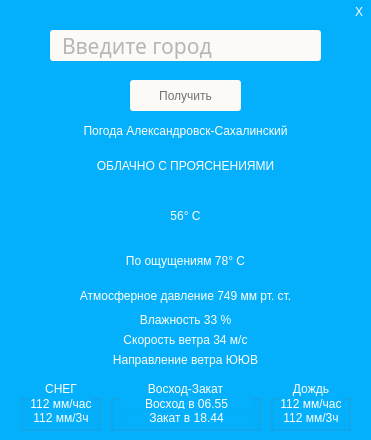
<?xml version="1.0" encoding="UTF-8"?>
<ui version="4.0">
 <class>weather_form</class>
 <widget class="QWidget" name="weather_form">
  <property name="geometry">
   <rect>
    <x>0</x>
    <y>0</y>
    <width>371</width>
    <height>440</height>
   </rect>
  </property>
  <property name="tabletTracking">
   <bool>true</bool>
  </property>
  <property name="focusPolicy">
   <enum>Qt::ClickFocus</enum>
  </property>
  <property name="windowTitle">
   <string>Form</string>
  </property>
  <property name="windowIcon">
   <iconset>
    <normaloff>../76818-forecasting-material-rain-shower-weather-icon.png</normaloff>../76818-forecasting-material-rain-shower-weather-icon.png</iconset>
  </property>
  <property name="windowOpacity">
   <double>1.000000000000000</double>
  </property>
  <property name="layoutDirection">
   <enum>Qt::LeftToRight</enum>
  </property>
  <property name="styleSheet">
   <string notr="true">QWidget {
	background-color:#04B0FB;
}</string>
  </property>
  <widget class="QLineEdit" name="inputCity">
   <property name="geometry">
    <rect>
     <x>50</x>
     <y>30</y>
     <width>271</width>
     <height>31</height>
    </rect>
   </property>
   <property name="font">
    <font>
     <family>Gotham Pro</family>
     <pointsize>16</pointsize>
     <weight>50</weight>
     <italic>false</italic>
     <bold>false</bold>
     <kerning>true</kerning>
    </font>
   </property>
   <property name="focusPolicy">
    <enum>Qt::ClickFocus</enum>
   </property>
   <property name="acceptDrops">
    <bool>false</bool>
   </property>
   <property name="styleSheet">
    <string notr="true">QLineEdit {
	background-color: /*#B8CCD5*/#FCFAF7;
	/*border: 1px solid rgb(0, 85, 255);*/
	border-radius: 3px;
	color: #727173;
	font: 16pt &quot;Gotham Pro&quot;;
	padding-left: 10px;
	padding-right: 10px;
}

QLineEdit:focus {
	border: 1px solid #727173;
}</string>
   </property>
   <property name="inputMethodHints">
    <set>Qt::ImhNone</set>
   </property>
   <property name="inputMask">
    <string/>
   </property>
   <property name="frame">
    <bool>true</bool>
   </property>
   <property name="echoMode">
    <enum>QLineEdit::Normal</enum>
   </property>
   <property name="dragEnabled">
    <bool>false</bool>
   </property>
   <property name="readOnly">
    <bool>false</bool>
   </property>
   <property name="placeholderText">
    <string>Введите город</string>
   </property>
   <property name="cursorMoveStyle">
    <enum>Qt::LogicalMoveStyle</enum>
   </property>
   <property name="clearButtonEnabled">
    <bool>false</bool>
   </property>
  </widget>
  <widget class="QPushButton" name="buttonGet">
   <property name="geometry">
    <rect>
     <x>130</x>
     <y>80</y>
     <width>111</width>
     <height>31</height>
    </rect>
   </property>
   <property name="focusPolicy">
    <enum>Qt::ClickFocus</enum>
   </property>
   <property name="contextMenuPolicy">
    <enum>Qt::NoContextMenu</enum>
   </property>
   <property name="autoFillBackground">
    <bool>false</bool>
   </property>
   <property name="styleSheet">
    <string notr="true">QPushButton {
	background-color: /*#B8CCD5*/#FCFAF7;
	border-radius: 3px;
	color: #727173;
	font: 12pt &quot;Gotham Pro&quot;;
	padding-left: 6px;
	padding-right: 6px;
}

QPushButton:pressed {
	border: 1px solid #727173;
}</string>
   </property>
   <property name="inputMethodHints">
    <set>Qt::ImhNone</set>
   </property>
   <property name="text">
    <string>Получить</string>
   </property>
   <property name="checkable">
    <bool>false</bool>
   </property>
   <property name="autoRepeat">
    <bool>false</bool>
   </property>
   <property name="autoExclusive">
    <bool>false</bool>
   </property>
   <property name="autoRepeatDelay">
    <number>304</number>
   </property>
  </widget>
  <widget class="QLabel" name="text_weather_in_city">
   <property name="geometry">
    <rect>
     <x>10</x>
     <y>120</y>
     <width>351</width>
     <height>21</height>
    </rect>
   </property>
   <property name="styleSheet">
    <string notr="true">QLabel {
	color: white;
	font: 12pt &quot;Gotham Pro Narrow&quot;;
}
</string>
   </property>
   <property name="frameShape">
    <enum>QFrame::NoFrame</enum>
   </property>
   <property name="frameShadow">
    <enum>QFrame::Plain</enum>
   </property>
   <property name="text">
    <string>Погода Александровск-Сахалинский</string>
   </property>
   <property name="textFormat">
    <enum>Qt::AutoText</enum>
   </property>
   <property name="scaledContents">
    <bool>false</bool>
   </property>
   <property name="alignment">
    <set>Qt::AlignCenter</set>
   </property>
   <property name="wordWrap">
    <bool>false</bool>
   </property>
  </widget>
  <widget class="QLabel" name="text_temp">
   <property name="geometry">
    <rect>
     <x>10</x>
     <y>190</y>
     <width>351</width>
     <height>51</height>
    </rect>
   </property>
   <property name="styleSheet">
    <string notr="true">QLabel {
	color: white;
	font: 44pt &quot;Gotham Pro Narrow&quot;;
}
</string>
   </property>
   <property name="frameShape">
    <enum>QFrame::NoFrame</enum>
   </property>
   <property name="frameShadow">
    <enum>QFrame::Plain</enum>
   </property>
   <property name="text">
    <string>56° C</string>
   </property>
   <property name="textFormat">
    <enum>Qt::AutoText</enum>
   </property>
   <property name="scaledContents">
    <bool>false</bool>
   </property>
   <property name="alignment">
    <set>Qt::AlignCenter</set>
   </property>
   <property name="wordWrap">
    <bool>false</bool>
   </property>
  </widget>
  <widget class="QLabel" name="text_description">
   <property name="geometry">
    <rect>
     <x>10</x>
     <y>140</y>
     <width>351</width>
     <height>51</height>
    </rect>
   </property>
   <property name="styleSheet">
    <string notr="true">QLabel {
	color: white;
	font: 25px &quot;Gotham Pro Narrow&quot;;
}
</string>
   </property>
   <property name="frameShape">
    <enum>QFrame::NoFrame</enum>
   </property>
   <property name="frameShadow">
    <enum>QFrame::Plain</enum>
   </property>
   <property name="text">
    <string>ОБЛАЧНО С ПРОЯСНЕНИЯМИ</string>
   </property>
   <property name="textFormat">
    <enum>Qt::AutoText</enum>
   </property>
   <property name="scaledContents">
    <bool>false</bool>
   </property>
   <property name="alignment">
    <set>Qt::AlignCenter</set>
   </property>
   <property name="wordWrap">
    <bool>false</bool>
   </property>
  </widget>
  <widget class="QLabel" name="text_temp_likes">
   <property name="geometry">
    <rect>
     <x>10</x>
     <y>240</y>
     <width>351</width>
     <height>41</height>
    </rect>
   </property>
   <property name="styleSheet">
    <string notr="true">QLabel {
	color: white;
	font: 24pt &quot;Gotham Pro Narrow&quot;;
}
</string>
   </property>
   <property name="frameShape">
    <enum>QFrame::NoFrame</enum>
   </property>
   <property name="frameShadow">
    <enum>QFrame::Plain</enum>
   </property>
   <property name="text">
    <string>По ощущениям 78° C</string>
   </property>
   <property name="textFormat">
    <enum>Qt::AutoText</enum>
   </property>
   <property name="scaledContents">
    <bool>false</bool>
   </property>
   <property name="alignment">
    <set>Qt::AlignCenter</set>
   </property>
   <property name="wordWrap">
    <bool>false</bool>
   </property>
  </widget>
  <widget class="QLabel" name="text_pressure">
   <property name="geometry">
    <rect>
     <x>10</x>
     <y>280</y>
     <width>351</width>
     <height>31</height>
    </rect>
   </property>
   <property name="styleSheet">
    <string notr="true">QLabel {
	color: white;
	font: 12pt &quot;Gotham Pro Narrow&quot;;
}
</string>
   </property>
   <property name="frameShape">
    <enum>QFrame::NoFrame</enum>
   </property>
   <property name="frameShadow">
    <enum>QFrame::Plain</enum>
   </property>
   <property name="text">
    <string>Атмосферное давление 749 мм рт. ст.</string>
   </property>
   <property name="textFormat">
    <enum>Qt::AutoText</enum>
   </property>
   <property name="scaledContents">
    <bool>false</bool>
   </property>
   <property name="alignment">
    <set>Qt::AlignCenter</set>
   </property>
   <property name="wordWrap">
    <bool>false</bool>
   </property>
  </widget>
  <widget class="QLabel" name="text_humidity">
   <property name="geometry">
    <rect>
     <x>10</x>
     <y>310</y>
     <width>351</width>
     <height>20</height>
    </rect>
   </property>
   <property name="styleSheet">
    <string notr="true">QLabel {
	color: white;
	font: 12pt &quot;Gotham Pro Narrow&quot;;
}
</string>
   </property>
   <property name="frameShape">
    <enum>QFrame::NoFrame</enum>
   </property>
   <property name="frameShadow">
    <enum>QFrame::Plain</enum>
   </property>
   <property name="text">
    <string>Влажность 33 %</string>
   </property>
   <property name="textFormat">
    <enum>Qt::AutoText</enum>
   </property>
   <property name="scaledContents">
    <bool>false</bool>
   </property>
   <property name="alignment">
    <set>Qt::AlignCenter</set>
   </property>
   <property name="wordWrap">
    <bool>false</bool>
   </property>
  </widget>
  <widget class="QLabel" name="text_speed_wind">
   <property name="geometry">
    <rect>
     <x>10</x>
     <y>330</y>
     <width>351</width>
     <height>20</height>
    </rect>
   </property>
   <property name="styleSheet">
    <string notr="true">QLabel {
	color: white;
	font: 12pt &quot;Gotham Pro Narrow&quot;;
}
</string>
   </property>
   <property name="frameShape">
    <enum>QFrame::NoFrame</enum>
   </property>
   <property name="frameShadow">
    <enum>QFrame::Plain</enum>
   </property>
   <property name="text">
    <string>Скорость ветра 34 м/с</string>
   </property>
   <property name="textFormat">
    <enum>Qt::AutoText</enum>
   </property>
   <property name="scaledContents">
    <bool>false</bool>
   </property>
   <property name="alignment">
    <set>Qt::AlignCenter</set>
   </property>
   <property name="wordWrap">
    <bool>false</bool>
   </property>
  </widget>
  <widget class="QLabel" name="text_direction_wind">
   <property name="geometry">
    <rect>
     <x>10</x>
     <y>350</y>
     <width>351</width>
     <height>20</height>
    </rect>
   </property>
   <property name="styleSheet">
    <string notr="true">QLabel {
	color: white;
	font: 12pt &quot;Gotham Pro Narrow&quot;;
}
</string>
   </property>
   <property name="frameShape">
    <enum>QFrame::NoFrame</enum>
   </property>
   <property name="frameShadow">
    <enum>QFrame::Plain</enum>
   </property>
   <property name="text">
    <string>Направление ветра ЮЮВ</string>
   </property>
   <property name="textFormat">
    <enum>Qt::AutoText</enum>
   </property>
   <property name="scaledContents">
    <bool>false</bool>
   </property>
   <property name="alignment">
    <set>Qt::AlignCenter</set>
   </property>
   <property name="wordWrap">
    <bool>false</bool>
   </property>
  </widget>
  <widget class="QGroupBox" name="block_snow">
   <property name="geometry">
    <rect>
     <x>20</x>
     <y>380</y>
     <width>81</width>
     <height>51</height>
    </rect>
   </property>
   <property name="styleSheet">
    <string notr="true">QGroupBox {
	color:white;
	font: 14px &quot;Gotham Pro Medium&quot;;
}</string>
   </property>
   <property name="title">
    <string>СНЕГ</string>
   </property>
   <property name="alignment">
    <set>Qt::AlignCenter</set>
   </property>
   <widget class="QLabel" name="text_snow_hour">
    <property name="geometry">
     <rect>
      <x>10</x>
      <y>18</y>
      <width>62</width>
      <height>11</height>
     </rect>
    </property>
    <property name="styleSheet">
     <string notr="true">QLabel {
	color: white;
	font: 10pt &quot;Gotham Pro Narrow&quot;;
}
</string>
    </property>
    <property name="frameShape">
     <enum>QFrame::NoFrame</enum>
    </property>
    <property name="frameShadow">
     <enum>QFrame::Plain</enum>
    </property>
    <property name="text">
     <string>112 мм/час</string>
    </property>
    <property name="textFormat">
     <enum>Qt::AutoText</enum>
    </property>
    <property name="scaledContents">
     <bool>false</bool>
    </property>
    <property name="alignment">
     <set>Qt::AlignCenter</set>
    </property>
    <property name="wordWrap">
     <bool>false</bool>
    </property>
   </widget>
   <widget class="QLabel" name="text_snow_3_hour">
    <property name="geometry">
     <rect>
      <x>10</x>
      <y>32</y>
      <width>62</width>
      <height>11</height>
     </rect>
    </property>
    <property name="styleSheet">
     <string notr="true">QLabel {
	color: white;
	font: 10pt &quot;Gotham Pro Narrow&quot;;
}
</string>
    </property>
    <property name="frameShape">
     <enum>QFrame::NoFrame</enum>
    </property>
    <property name="frameShadow">
     <enum>QFrame::Plain</enum>
    </property>
    <property name="text">
     <string>112 мм/3ч</string>
    </property>
    <property name="textFormat">
     <enum>Qt::AutoText</enum>
    </property>
    <property name="scaledContents">
     <bool>false</bool>
    </property>
    <property name="alignment">
     <set>Qt::AlignCenter</set>
    </property>
    <property name="wordWrap">
     <bool>false</bool>
    </property>
   </widget>
  </widget>
  <widget class="QGroupBox" name="groupBox_2">
   <property name="geometry">
    <rect>
     <x>270</x>
     <y>380</y>
     <width>81</width>
     <height>51</height>
    </rect>
   </property>
   <property name="styleSheet">
    <string notr="true">QGroupBox {
	color:white;
	font: 14px &quot;Gotham Pro Medium&quot;;
}</string>
   </property>
   <property name="title">
    <string>Дождь</string>
   </property>
   <property name="alignment">
    <set>Qt::AlignCenter</set>
   </property>
   <widget class="QLabel" name="text_rain_hour">
    <property name="geometry">
     <rect>
      <x>10</x>
      <y>18</y>
      <width>62</width>
      <height>11</height>
     </rect>
    </property>
    <property name="styleSheet">
     <string notr="true">QLabel {
	color: white;
	font: 10pt &quot;Gotham Pro Narrow&quot;;
}
</string>
    </property>
    <property name="frameShape">
     <enum>QFrame::NoFrame</enum>
    </property>
    <property name="frameShadow">
     <enum>QFrame::Plain</enum>
    </property>
    <property name="text">
     <string>112 мм/час</string>
    </property>
    <property name="textFormat">
     <enum>Qt::AutoText</enum>
    </property>
    <property name="scaledContents">
     <bool>false</bool>
    </property>
    <property name="alignment">
     <set>Qt::AlignCenter</set>
    </property>
    <property name="wordWrap">
     <bool>false</bool>
    </property>
   </widget>
   <widget class="QLabel" name="text_rain_3_hour">
    <property name="geometry">
     <rect>
      <x>10</x>
      <y>32</y>
      <width>62</width>
      <height>11</height>
     </rect>
    </property>
    <property name="styleSheet">
     <string notr="true">QLabel {
	color: white;
	font: 10pt &quot;Gotham Pro Narrow&quot;;
}
</string>
    </property>
    <property name="frameShape">
     <enum>QFrame::NoFrame</enum>
    </property>
    <property name="frameShadow">
     <enum>QFrame::Plain</enum>
    </property>
    <property name="text">
     <string>112 мм/3ч</string>
    </property>
    <property name="textFormat">
     <enum>Qt::AutoText</enum>
    </property>
    <property name="scaledContents">
     <bool>false</bool>
    </property>
    <property name="alignment">
     <set>Qt::AlignCenter</set>
    </property>
    <property name="wordWrap">
     <bool>false</bool>
    </property>
   </widget>
  </widget>
  <widget class="QGroupBox" name="block_sunrise_and_sunset">
   <property name="geometry">
    <rect>
     <x>110</x>
     <y>380</y>
     <width>151</width>
     <height>51</height>
    </rect>
   </property>
   <property name="styleSheet">
    <string notr="true">QGroupBox {
	color:white;
	font: 14px &quot;Gotham Pro Medium&quot;;
}</string>
   </property>
   <property name="title">
    <string>Восход-Закат</string>
   </property>
   <property name="alignment">
    <set>Qt::AlignCenter</set>
   </property>
   <widget class="QLabel" name="text_sunrise">
    <property name="geometry">
     <rect>
      <x>11</x>
      <y>18</y>
      <width>131</width>
      <height>11</height>
     </rect>
    </property>
    <property name="styleSheet">
     <string notr="true">QLabel {
	color: white;
	font: 10pt &quot;Gotham Pro Narrow&quot;;
}
</string>
    </property>
    <property name="frameShape">
     <enum>QFrame::NoFrame</enum>
    </property>
    <property name="frameShadow">
     <enum>QFrame::Plain</enum>
    </property>
    <property name="text">
     <string>Восход в 06.55</string>
    </property>
    <property name="textFormat">
     <enum>Qt::AutoText</enum>
    </property>
    <property name="scaledContents">
     <bool>false</bool>
    </property>
    <property name="alignment">
     <set>Qt::AlignCenter</set>
    </property>
    <property name="wordWrap">
     <bool>false</bool>
    </property>
   </widget>
   <widget class="QLabel" name="text_sunset">
    <property name="geometry">
     <rect>
      <x>11</x>
      <y>32</y>
      <width>131</width>
      <height>11</height>
     </rect>
    </property>
    <property name="styleSheet">
     <string notr="true">QLabel {
	color: white;
	font: 10pt &quot;Gotham Pro Narrow&quot;;
}
</string>
    </property>
    <property name="frameShape">
     <enum>QFrame::NoFrame</enum>
    </property>
    <property name="frameShadow">
     <enum>QFrame::Plain</enum>
    </property>
    <property name="text">
     <string>Закат в 18.44</string>
    </property>
    <property name="textFormat">
     <enum>Qt::AutoText</enum>
    </property>
    <property name="scaledContents">
     <bool>false</bool>
    </property>
    <property name="alignment">
     <set>Qt::AlignCenter</set>
    </property>
    <property name="wordWrap">
     <bool>false</bool>
    </property>
   </widget>
  </widget>
  <widget class="QPushButton" name="button_close">
   <property name="geometry">
    <rect>
     <x>349</x>
     <y>2</y>
     <width>20</width>
     <height>20</height>
    </rect>
   </property>
   <property name="styleSheet">
    <string notr="true">QPushButton {
	border:none;
	font: 10pt &quot;Arial Black&quot;;
	color: white;
}

QPushButton:hover {
	border: 2px solid red;
}

QPushButton:pressed {
	border: 2px solid red;
	color: red;
}</string>
   </property>
   <property name="text">
    <string>X</string>
   </property>
   <property name="checkable">
    <bool>false</bool>
   </property>
   <property name="default">
    <bool>true</bool>
   </property>
   <property name="flat">
    <bool>true</bool>
   </property>
  </widget>
 </widget>
 <resources/>
 <connections/>
</ui>
